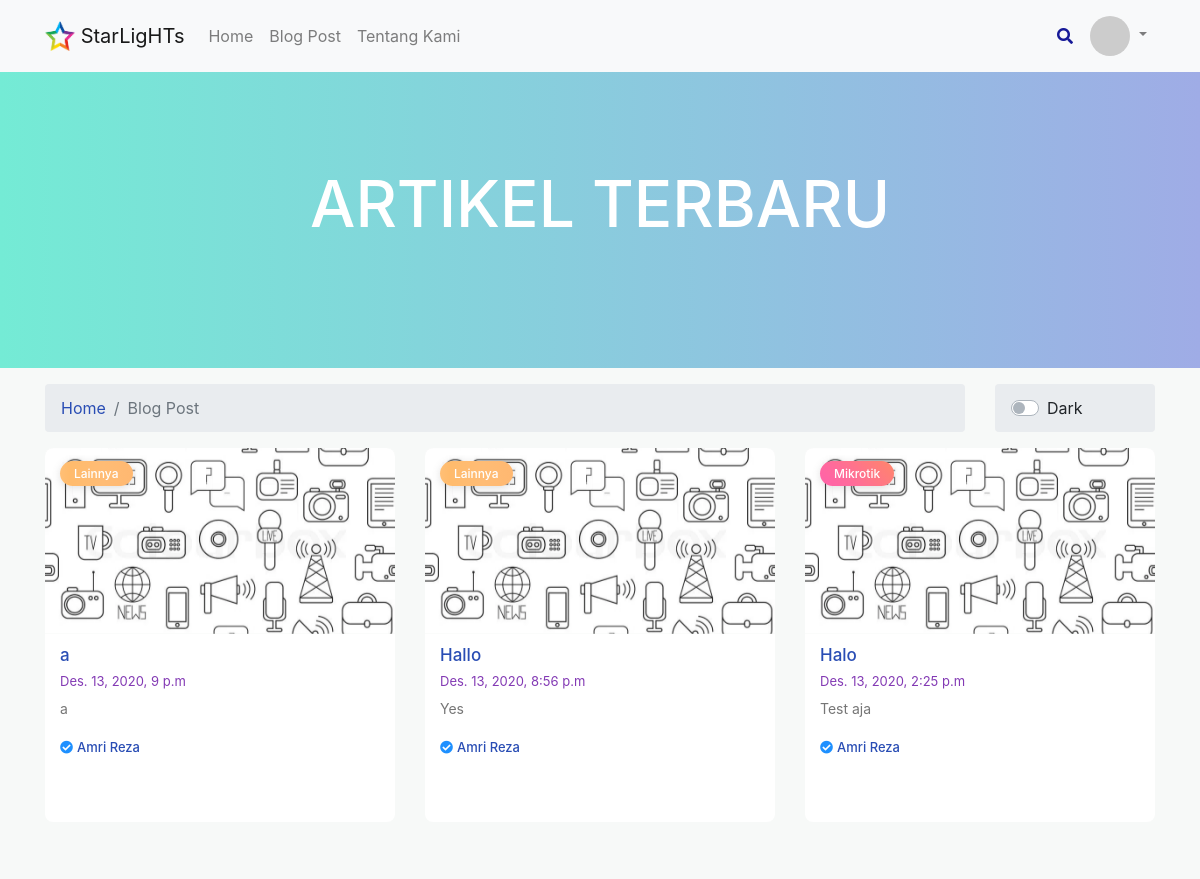
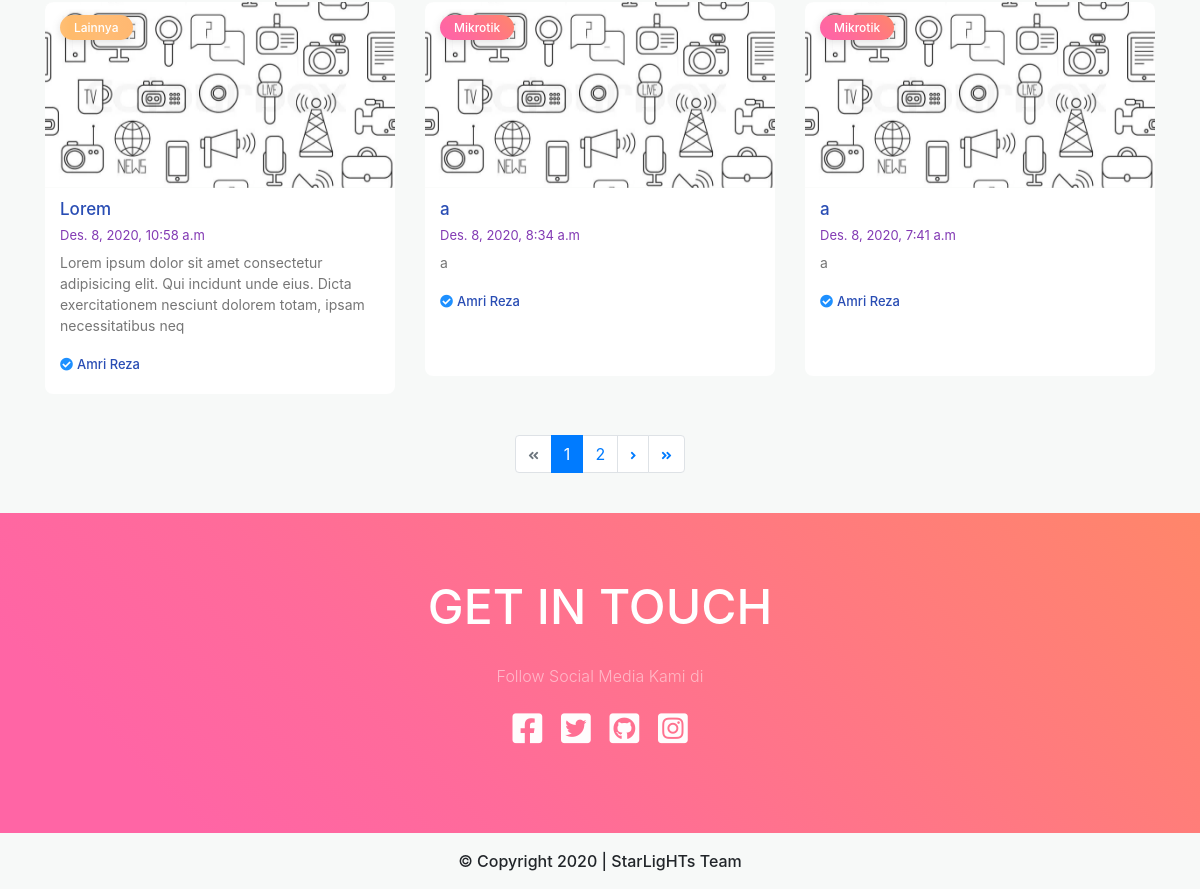
Screenshot of /blog/ with the database file from the repository (2 pictures, top to bottom).
### blog/models.py (models this page shows, shortened)
class Post(models.Model):
    title = models.CharField(max_length=50)
    slug = models.SlugField()
    category = models.CharField(max_length=50, choices=Categories.choices, default=Categories.LAINNYA)
    thumbnail = models.ImageField(upload_to=UPLOAD_TO, default='img/default.webp')
    excerpt = models.CharField(max_length=150)
    author = models.ForeignKey(User, on_delete=models.CASCADE, related_name='blog_post', null=True)
    content = models.TextField()
    featured = models.BooleanField(default=False)
    date_created = models.DateTimeField(default=datetime.now, blank=True)
    status = models.IntegerField(choices=STATUS, default=0)
    class Meta:
        ordering = ['-date_created']

### blog/views.py (the view)
# urls.py: path('blog/', views.PostListView.as_view(), name='blog-home'),
class PostListView(ListView):
    model = Post
    paginate_by = 6
    extra_context = {
        'id': 'Post List',
        'title': 'Blog'
    }
    def get_queryset(self):
        return Post.objects.filter(status=1)

### templates/blog/post_list.html (shortened to what this page needs)
{% extends 'layouts/base.html' %}
{% load crispy_forms_filters %}
{% load static %}
{% load crispy_forms_tags %}
{% block content %}
    {% include 'layouts/navbar.html' %}
    <div id="hero-section">
        <div class="container">
            <div id="head-line">
                <h1>ARTIKEL TERBARU</h1>
            </div>
        </div>
        <ul class="bg-bubbles">
        </ul>
    </div>
    <div class="container">
        <div class="row">
            <div class="col-lg-10 col-md-8">
                <nav aria-label="breadcrumb">
                    <ol class="breadcrumb mt-3">
                        <li class="breadcrumb-item"><a href="{% url 'blog-home' %}">Home</a></li>
                        <li class="breadcrumb-item active">Blog Post</li>
                    </ol>
                </nav>
            </div>
            <div class="col-lg-2 col-md-4">
                {% include 'layouts/dark_switcher.html' %}
            </div>
        </div>
        <div class="row">
            {% for post in post_list %}
                <div class="col-md-6 col-lg-4 col-sm-12 col-xs-12">
                    <div class="post-outer">
                        <article class="post hentry">
                            <div class="post-body entry content" id="animated-tumbnail">
                                <div class="post-tumbnail">
                                    <a class="thumb" href="{% url 'post-detail' post.slug %}">
                                        <img alt="Judul Postingan" class="lazyloaded" height="186"
                                             src="{{ post.thumbnail.url }}" width="300">
                                    </a>
                                </div>
                                <h2 class="post-title entry-title">
                                    <a href="{% url 'post-detail' post.slug %}">{{ post.title }}</a>
                                </h2>
                                <span class="label-info">
                                    <a href="#" rel="tag" style="background: var(
                                            {% if post.category == 'Desain Grafis' %}--green
                                            {% elif post.category == 'Mikrotik' %}--pink
                                            {% elif post.category == 'Pemrograman' %}--blue
                                            {% elif post.category == 'Sistem Operasi' %}--purple
                                            {% elif post.category == 'Lainnya' %}--orange
                                            {% endif %}
                                            );">{{ post.category }}</a>
                                </span>
                                <div class="blog-date mb-1 text-muted">
                                    <span>{{ post.date_created }}</span>
                                </div>
                                <div class="isi-post">
                                    <p>{{ post.excerpt }}</p>
                                </div>
                                <div class="post-infoku">
                                    <p class="admin"><i class="fas fa-check-circle" style="color: Dodgerblue"></i><a
                                            href="{% url 'author-profile' post.author %}"
                                            class="ml-1">{{ post.author.get_full_name }}</a></p>
                                </div>
                            </div>
                        </article>
                    </div>
                </div>
            {% endfor %}
        </div>
        {% if is_paginated %}
            <nav>
                <ul class="pagination justify-content-center">
                    {% if page_obj.has_previous %}
                        <li class="page-item">
                            <a class="page-link mb-4" href="?page=1"><span
                                    class="fas fa-angle-double-left fa-xs"></span></a>
                        </li>
                        <li class="page-item">
                            <a class="page-link mb-4" href="?page={{ page_obj.previous_page_number }}"><span
                                    class="fas fa-angle-left fa-xs"></span></a>
                        </li>
                    {% else %}
                        <li class="page-item disabled">
                            <a class="page-link mb-4" href="#"><span class="fas fa-angle-double-left fa-xs"></span></a>
                        </li>
                    {% endif %}
                    {% for num in page_obj.paginator.page_range %}
                        {% if page_obj.number == num %}
                            <li class="page-item active">
                                <a class="page-link mb-4" href="#">{{ num }}</a>
                            </li>
                        {% elif num > page_obj.number|add:'-3' and num < page_obj.number|add:'3' %}
                            <li class="page-item">
                                <a class="page-link mb-4" href="?page={{ num }}">{{ num }}</a>
                            </li>
                        {% endif %}
                    {% endfor %}
                    {% if page_obj.has_next %}
                        <li class="page-item">
                            <a class="page-link mb-4" href="?page={{ page_obj.next_page_number }}"><span
                                    class="fas fa-angle-right fa-xs"></span></a>
                        </li>
                        <li class="page-item">
                            <a class="page-link mb-4" href="?page={{ page_obj.paginator.num_pages }}"><span
                                    class="fas fa-angle-double-right fa-xs"></span></a>
                        </li>
                    {% else %}
                        <li class="page-item disabled">
                            <a class="page-link mb-4" href="#"><span class="fas fa-angle-double-right fa-xs"></span></a>
                        </li>
                    {% endif %}
                </ul>
            </nav>
        {% endif %}
    </div>
    <div id="hero-section2">
        <ul class="bg-bubbles">
        </ul>
        <div class="hero-content container">
            <h2 class="hero-title">
                <span>GET IN TOUCH</span>
            </h2>
            <p class="hero-description">Follow Social Media Kami di</p>
            <div id="social-headers">
                <ul>
                    <li class="fb-item">
                        <a href="#"><i class="fab fa-facebook-square"></i>
                        </a>
                    </li>
                    <li class="twitter-item">
                        <a href="#"><i class="fab fa-twitter-square"></i>
                        </a>
                    </li>
                    <li class="github-item">
                        <a href="#"><i class="fab fa-github-square"></i>
                        </a>
                    </li>
                    <li class="instagram-item">
                        <a href="#"><i class="fab fa-instagram-square"></i>
                        </a>
                    </li>
                </ul>
            </div>
        </div>
    </div>
    {% include 'layouts/footer.html' %}
{% endblock %}

### static/css/postlist.css (style rules this page uses)
body { background-color: #f7f9f8; }
#hero-section { position: relative; overflow: hidden; height: calc(60vh - 160px); display: flex; justify-content: center; align-items: center; padding: 70px 0 70px 0; background-image: linear-gradient(90deg, #74EBD5 0%, #9FACE6 100%); }
#head-line h1 { position: relative; font-size: 4rem; color: #fff; text-transform: uppercase; text-align: center; }
#hero-section2 { position: relative; overflow: hidden; height: calc(60vh - 160px); display: flex; justify-content: center; align-items: center; padding: 0; background: #fdcb6e; background: linear-gradient(45deg, rgba(255, 101, 165, 1) 0, rgba(255, 101, 165, 1) 13%, rgba(255, 107, 154, 1) 35%, rgba(255, 134, 106, 1) 100%); }
.bg-bubbles { position: absolute; top: 0; left: 0; width: 100%; height: 100%; z-index: 1 }
.hero-content { display: flex; flex-direction: column; height: 100%; justify-content: center; align-items: center; text-align: center; -webkit-font-smoothing: antialiased; -moz-osx-font-smoothing: grayscale; max-width: 1080px; z-index: 2; }
.hero-content h2.hero-title { color: #fff; font-size: 48px; max-width: 780px; }
.hero-content h2.hero-title>span { font-weight: 500; }
.hero-content p.hero-description { margin: 20px auto 0 auto; color: rgba(255, 255, 255, 0.5); font-size: 16px; font-weight: 300; }
#social-headers { width: 100%; text-align: center; z-index: 2; }
#social-headers ul { display: inline-block; padding: 15px; margin: 0 0 10px; text-align: center; background: transparent; opacity: 0.98; }
#social-headers>ul>li { display: inline-block; text-align: center; padding: 0 5px; margin: 0; }
#social-headers>ul>li a { color: #fff; font-size: 34px; float: left; width: 34px; height: 34px; }
.fa-facebook-square:before { content: "\f082"; }
.post-outer { position: relative; background: #fff; width: 100%; height: 374px; display: inline-block; margin: 0 20px 59px 0; vertical-align: top; border: 0px solid rgba(0, 0, 0, .125); border-radius: 8px; }
.post { background: #fff; padding: 0; border-radius: 8px; position: relative; overflow: hidden; vertical-align: top; margin: 0 auto 20px auto; line-height: 1.625; }
.post-body { position: relative; margin: 0; padding: 0; overflow: hidden; line-height: 1.6rem; }
.post-tumbnail { overflow: hidden; background: #ebefed; position: relative; height: auto; margin: 0 auto; padding: 0; z-index: 1; min-width: 280px; min-height: 186px; max-height: 186px; }
a { color: #294db4; text-decoration: none; transition: all .3s; }
.post-tumbnail img { max-height: 190px; object-fit: cover; width: 100%; transform: scale(1.0); backface-visibility: hidden; padding: 0; margin: 0; z-index: 4; position: relative; transition: all .6s; }
.post h2.post-title.entry-title { position: relative; font-size: 17px; padding: 10px 15px 0 15px; margin: 0; line-height: 1.4; }
.post .label-info { position: absolute; top: 13px; left: 15px; display: inline-block; clear: both; z-index: 2; font-size: 0; }
:root { --purple: linear-gradient(90deg, rgba(169, 135, 255, 1) 0%, rgba(197, 120, 255, 1) 13%, rgba(191, 131, 255, 1) 59%, rgba(223, 181, 249, 1) 100%); --pink: linear-gradient(45deg, rgba(255, 101, 165, 1) 0, rgba(255, 101, 165, 1) 13%, rgba(255, 107, 154, 1) 35%, rgba(255, 134, 106, 1) 100%); --green: linear-gradient(90deg, rgba(25, 250, 100, 1) 0%, rgba(103, 255, 133, 1) 13%, rgba(104, 255, 126, 1) 59%, rgba(120, 255, 128, 1) 100%); --blue: linear-gradient(90deg, rgba(70, 238, 242, 1) 0%, rgba(51, 226, 223, 1) 13%, rgba(58, 228, 238, 1) 59%, rgba(0, 213, 218, 1) 100%); --orange: linear-gradient(90deg, rgba(255, 191, 118, 1) 0%, rgba(255, 187, 108, 1) 13%, rgba(255, 188, 117, 1) 59%, rgba(255, 184, 113, 1) 100%); }
.label-info a { color: #fff; text-decoration: none; overflow: hidden; font-weight: 500; border: 0; padding: 5px 14px; border-radius: 99em; font-size: 12px; box-shadow: rgba(99, 99, 99, 0.2) 0px 2px 8px 0px; }
.blog-date span { color: #833ab4; padding: 0 15px 0 15px; font-size: 13px; }
.isi-post { font-size: 14px; margin: 0 auto; padding: 0 15px; color: #767676; line-height: 1.5; }
.post-infoku { border: 0; color: #999; padding: 0 15px 0 15px; font-size: 13px; overflow: hidden; white-space: nowrap; text-overflow: ellipsis; margin: 0; }
.admin { border: 0; color: #999; font-size: 13px; font-weight: 500; }

### rows the page displays
Post: thumbnail (placeholder picture), title "a", category "Lainnya", date_created "Des. 13, 2020, 9 p.m", excerpt "a", author.get_full_name "Amri Reza"
Post: thumbnail (placeholder picture), title "Hallo", category "Lainnya", date_created "Des. 13, 2020, 8:56 p.m", excerpt "Yes", author.get_full_name "Amri Reza"
Post: thumbnail (placeholder picture), title "Halo", category "Mikrotik", date_created "Des. 13, 2020, 2:25 p.m", excerpt "Test aja", author.get_full_name "Amri Reza"
Post: thumbnail (placeholder picture), title "Lorem", category "Lainnya", date_created "Des. 8, 2020, 10:58 a.m", excerpt "Lorem ipsum dolor sit amet consectetur adipisicing elit. Qui incidunt unde eius. Dicta exercitationem nesciunt dolorem totam, ipsam necessitatibus neq", author.get_full_name "Amri Reza"
Post: thumbnail (placeholder picture), title "a", category "Mikrotik", date_created "Des. 8, 2020, 8:34 a.m", excerpt "a", author.get_full_name "Amri Reza"
Post: thumbnail (placeholder picture), title "a", category "Mikrotik", date_created "Des. 8, 2020, 7:41 a.m", excerpt "a", author.get_full_name "Amri Reza"

### other values shown
{{ num }} "1"
{{ num }} "2"
